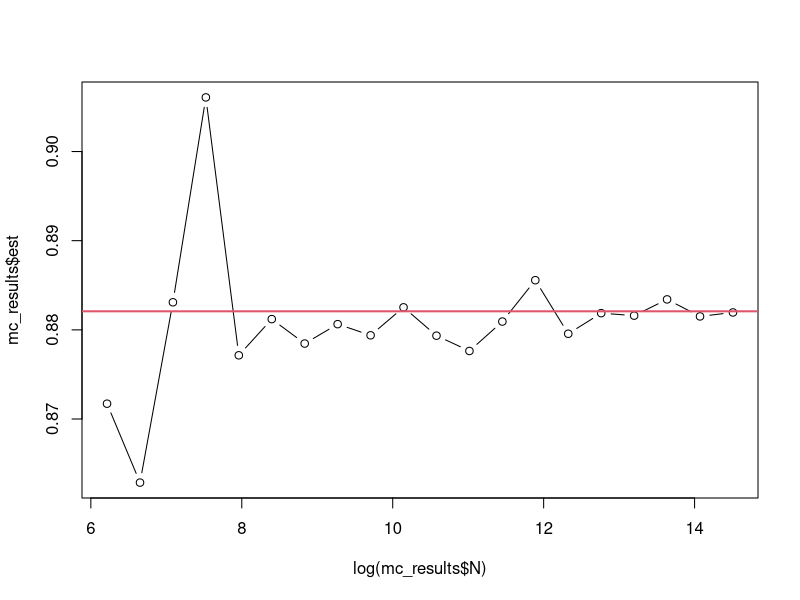
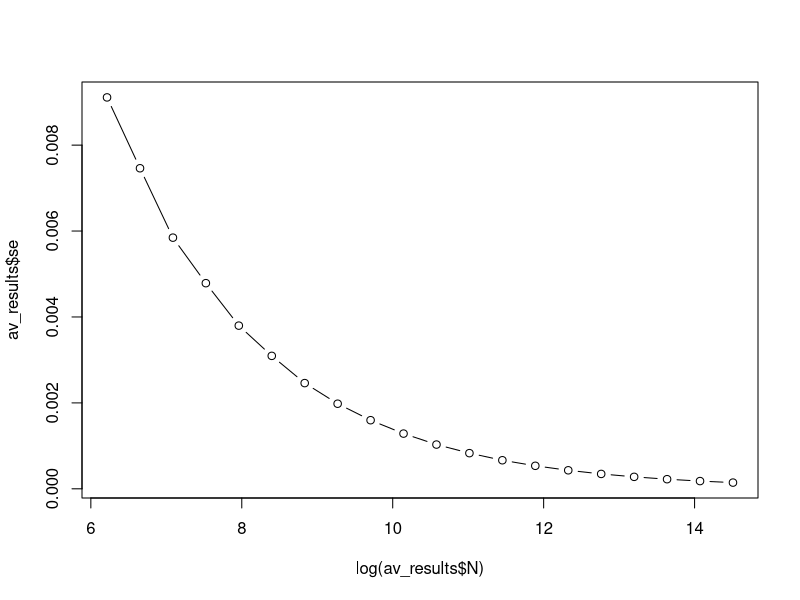
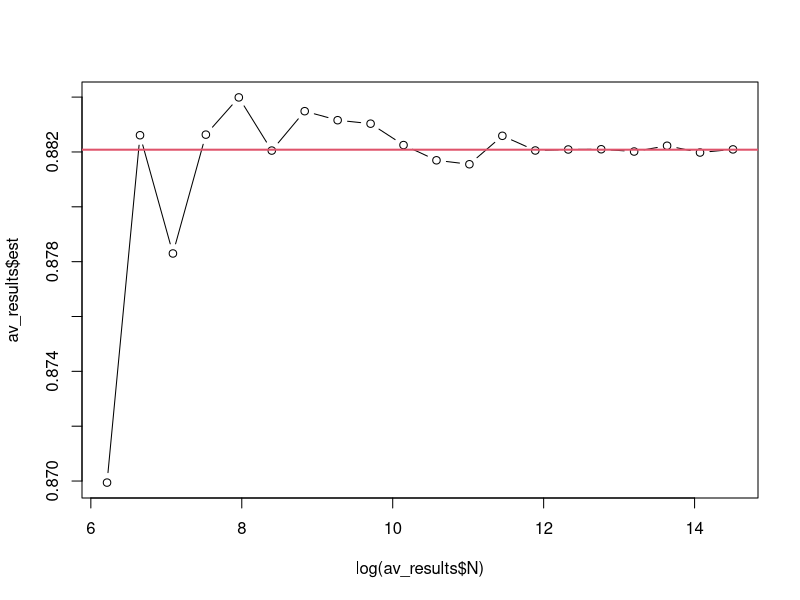
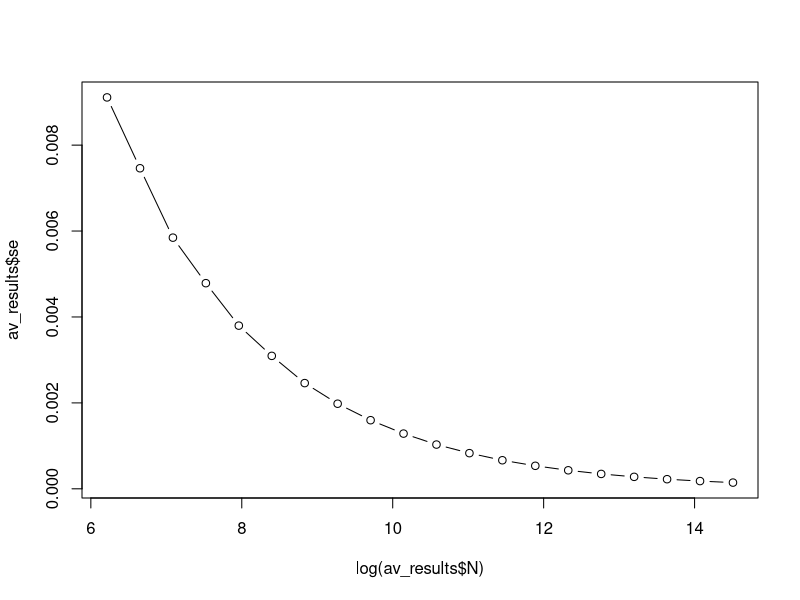
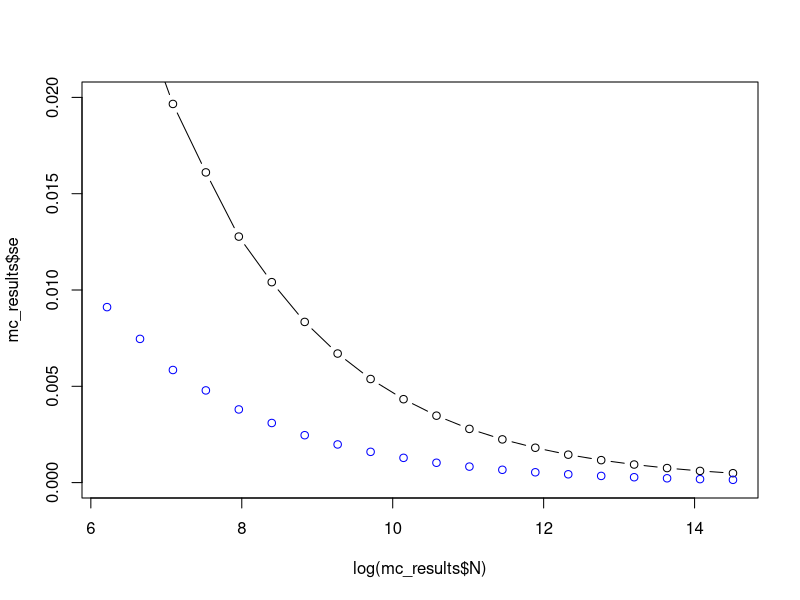
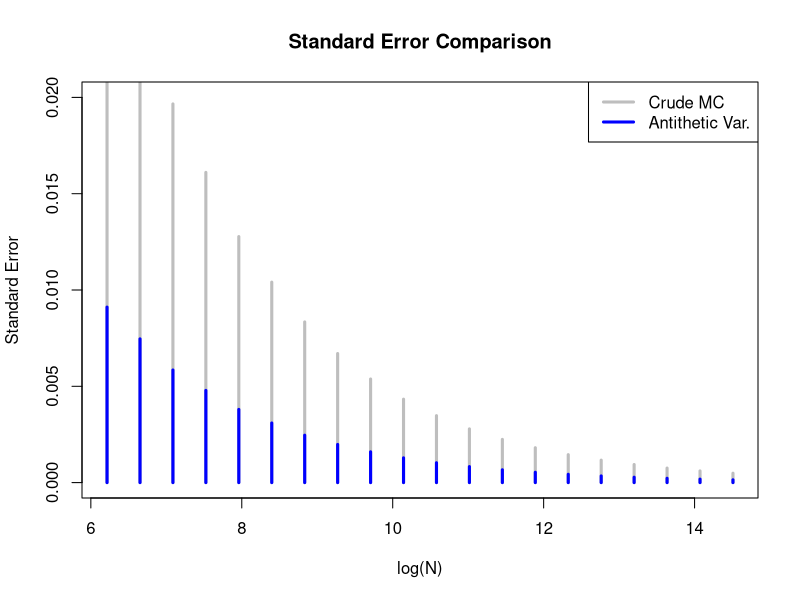

Generate these figures, in order, with R:
library(dplyr)
library(patchwork)

set.seed(2025)

# helper function that generates truncated normal on [a, b[
rtnorm <- function(n, mean = 0, sd = 1, a = 0, b = Inf){
  Fa <- pnorm(a, mean, sd)
  Fb <- pnorm(b, mean, sd)
  u <- runif(n, Fa, Fb)
  qnorm(u, mean, sd)
}


mc_estimate <- function(N, method = c("unif", "tnorm")){
  # Crude monte carlo method
  method <- match.arg(method)
  
  t0 <- proc.time()[3]
  
  if (method == "unif"){
    u <- runif(N, 0, 2)
    vals <- 2 * exp(-u^2)
  }
  
  if (method == "tnorm"){
    sd <- 1/sqrt(2)
    x <- rtnorm(N, sd = sd, a = -2, b = 2)
    vals <- (pnorm(2, sd = sd) - pnorm(-2, sd = sd)) * sqrt(pi) * (x >= 0) 
  }
  
  t1 <- proc.time()[3]
  est <- mean(vals)
  se <- sd(vals)/sqrt(N)
  
  list(est = est, se = se, time_sec = as.numeric(t1-t0))
}

av_estimate <- function(N, method = c("unif", "tnorm")){
  
  method = match.arg(method)
  
  if (method == "tnorm"){
    # Proposal density dnorm(sd)/(Fb - Fa)
    sd <- 1/sqrt(2)
    h <- (pnorm(2, sd = sd) - pnorm(-2, sd = sd)) * sqrt(pi)
    x <- rtnorm(N, sd = sd, a = -2, b = 2)
    vals <- h * ((x >= 0) + (x <= 0))
  }
  
  if (method == "unif"){
    # Proposal density 1/2
    u <- runif(N, 0, 2)
    vals <- 2 * (exp(-u^2) + exp(-(2 - u)^2))
  }
    
  est <- mean(vals) / 2
  se <- sd(vals)/sqrt(N)
  
  list(est = est, se = se)
}

N_values <- seq(log(500), log(2e6), length.out = 20) |> exp() |> round() |> unique()

mc_results <- lapply(N_values, function(N){
  result <- mc_estimate(N, method = "unif")
  
  data.frame(
    N = N,
    est = result$est,
    se = result$se
  )
})

av_results <- lapply(N_values, function(N){
  result <- av_estimate(N, method = "unif")
  
  data.frame(
    N = N,
    est = result$est,
    se = result$se
  )
})

mc_results <- bind_rows(mc_results)
av_results <- bind_rows(av_results)

I_true <- (pnorm(2, sd = sqrt(1/2)) - pnorm(0, sd = sqrt(1/2))) * sqrt(pi)

# Graphical validation for crude monte-carlo method 
plot(log(mc_results$N), mc_results$est, type = "b")
abline(h = I_true, col = 2, lwd = 2)

# Standard error plot for crude monte-carlo
plot(log(av_results$N), av_results$se, type = "b")

# Graphical validation for antithetic variable method 
plot(log(av_results$N), av_results$est, type = "b")
abline(h = I_true, col = 2, lwd = 2)

# Standard error plot for antithetic variable
plot(log(av_results$N), av_results$se, type = "b")

# Standard error comparison
plot(log(mc_results$N), mc_results$se, type = "b", ylim = c(0, 0.02))
points(log(av_results$N), av_results$se, col = "blue")

# Standard error comparison (type = "h")
plot(log(mc_results$N), mc_results$se, type = "h", col = "grey", ylim = c(0, 0.02), lwd = 3, 
     main = "Standard Error Comparison", ylab = "Standard Error", xlab = "log(N)")
points(log(av_results$N), av_results$se, type = "h", col = "blue", lwd = 3)
legend("topright", legend = c("Crude MC", "Antithetic Var."), col = c("grey", "blue"), lwd = 3)

# ==============================================================================








